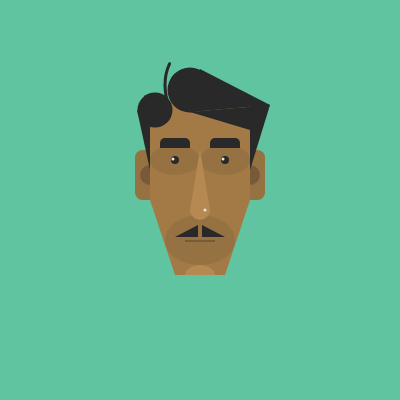
Frame 1 (no input)
Frame 60 (no input): identical to frame 1, image omitted
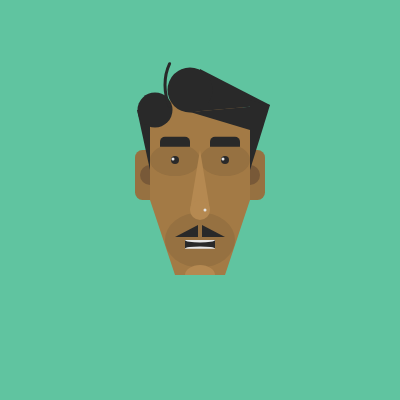
Frame 120 (the mouse pressed at the canvas centre since frame 60)

The p5.js sketch that drew these frames (run headless with seeded random() and noise() and a simulated clock; from frame 60 on, the mouse is pressed at the canvas centre):

// p5.js sketch
// ── sketch.js
let x;
function setup() {
  createCanvas(400, 400);
  angleMode(DEGREES);
  x=0;
}

function draw() {
  background(96, 196, 160);
  noStroke();
  fill(163,122,69);//skin
  rect(150,100,100,100,25,25,0,0);
  triangle(225,200,225,275,250,200);
  triangle(150,200,175,200,175,275);
  rect(175,200,50,75);
  fill(150, 113, 65);//skin3
   rect(135,150,15,50,10,0,0,10);
  rect(250,150,15,50,0,10,10,0);
  ellipse(175,160,50,30+mouseX/90);//shadow UL
  ellipse(225,160,50,30+mouseX/90);//shadow UR
  ellipse(200,240,70,50+mouseY/40);//shadow B 
  fill(120, 89, 56);//skin4
  arc(150,175,20,20,90,270);
   arc(250,175,20,20,270,90);
   fill(181, 137, 81);//skin2
   arc(200,275,30,20,180,0);
    fill(41, 41, 41);//black
  triangle(137,110,150,110,150,170);
  triangle(190,112,200,69,270,105);
  triangle(190,112,270,105,250,130);
  triangle(250,100,270,105,250,170);
  rect(160,138-mouseX/170,30,10,5,5,0,0);//eyebrow L animation
  rect(210,138-mouseX/170,30,10,5,5,0,0);//eyebrow R animation
  fill(120, 89, 56);//skin4
  rect(185,240,30,2);//mouth
  fill(41, 41, 41);//black
  rect(185,240,30,mouseY/25);//mouth animation
  ellipse(175,160,8,8);//eye L
   ellipse(175,160,mouseX/90);//eye L animation
  ellipse(225,160,8,8); //eye R
   ellipse(225,160,mouseX/90);//eye R animation 
  ellipse(190,90,45,45);
  ellipse(155,110,35,35);
   triangle(175,237,198,225,198,237);
  triangle(202,225,202,237,225,237);
   fill(181, 137, 81);//skin2
  triangle(210,210,190,210,200,150);//nose U
  ellipse(200,210,20,20);//nose B
    fill(230, 230, 230);//white
  arc(200,240,30,mouseY/40,0,180);//teeth U
  arc(200,mouseY/23+240,30,mouseY/45,180,0);//teeth L
  //x=(x-30)%30;
  ellipse(205,210,3,3);
   ellipse(173,159,3,3);//eye ref L 
  ellipse(173,159,mouseX/170);//eye ref L animation
  ellipse(223,159,3,3);//eye ref R
  ellipse(223,159,mouseX/170);//eye ref R animation 

  
  
  noFill();
  stroke(41, 41, 41);
  strokeWeight(3);
  arc(195,85,60,80,140,220)

}
